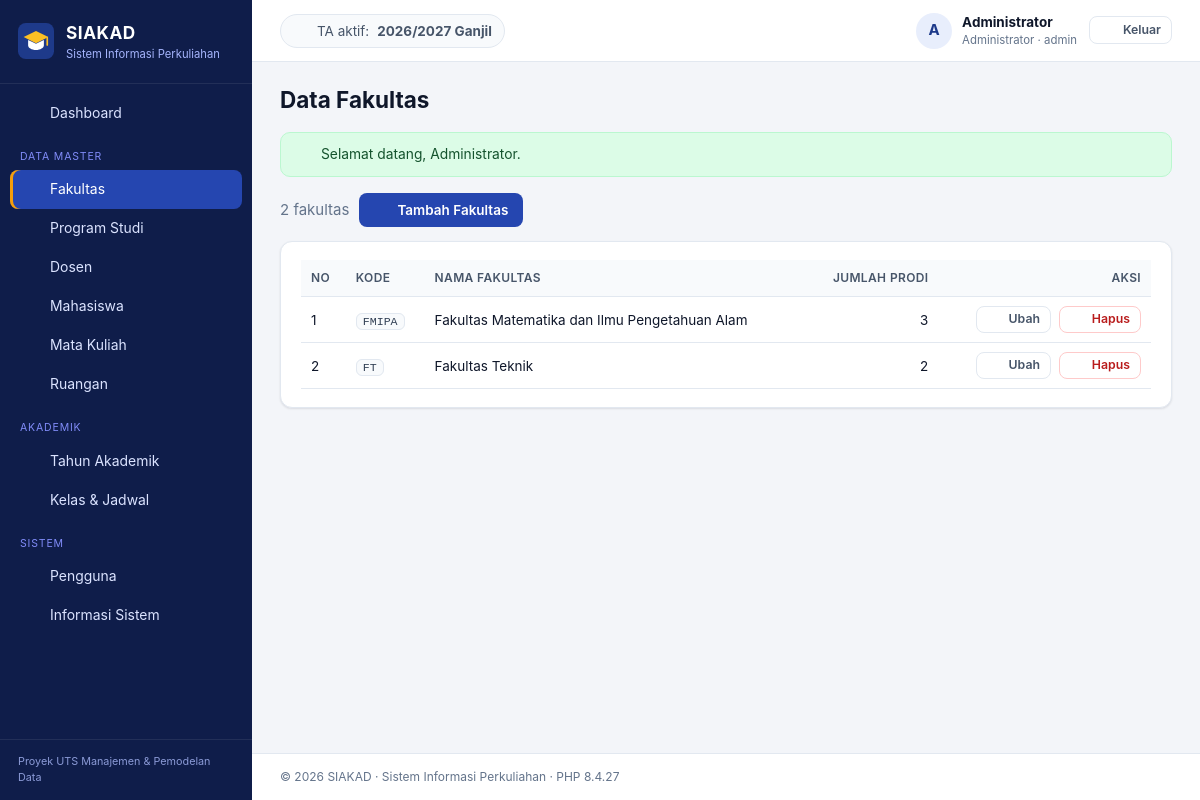
Page /index.php?page=admin/fakultas (signed in) on the committed database.
### tables this page shows
CREATE TABLE tahun_akademik (
  id_ta       INT UNSIGNED NOT NULL AUTO_INCREMENT,
  tahun       CHAR(9)      NOT NULL,               
  semester    ENUM('Ganjil','Genap') NOT NULL,
  is_aktif    TINYINT(1)   NOT NULL DEFAULT 0,
  created_at  TIMESTAMP    NOT NULL DEFAULT CURRENT_TIMESTAMP,
  PRIMARY KEY (id_ta),
  UNIQUE KEY uq_ta (tahun, semester)
);

CREATE TABLE fakultas (
  id_fakultas    INT UNSIGNED  NOT NULL AUTO_INCREMENT,
  kode_fakultas  VARCHAR(10)   NOT NULL,
  nama_fakultas  VARCHAR(100)  NOT NULL,
  created_at     TIMESTAMP     NOT NULL DEFAULT CURRENT_TIMESTAMP,
  PRIMARY KEY (id_fakultas),
  UNIQUE KEY uq_fakultas_kode (kode_fakultas)
);

### app/core/Controller.php (called while the page is built, shortened)
<?php
abstract class Controller
{
    protected function render(string $view, array $data = [], string $layout = 'layouts/main'): void
    {
        $viewFile = APP_PATH . '/views/' . $view . '.php';
        extract($data, EXTR_SKIP);
        require $viewFile;
        $content = ob_get_clean();
        require APP_PATH . '/views/' . $layout . '.php';
    }
}

### app/controllers/FakultasController.php (called while the page is built, shortened)
<?php
class FakultasController extends Controller
{
    private Fakultas $model;
    public function __construct()
    {
        $this->model = new Fakultas();
    }
    public function index(): void
    {
        $this->render('admin/fakultas/index', ['title' => 'Data Fakultas', 'rows' => $this->model->all()]);
    }
}

### index.php (called while the page is built, shortened)
<?php
require APP_PATH . '/core/helpers.php';
spl_autoload_register(function (string $class): void {
    foreach (['core', 'controllers', 'models'] as $dir) {
        $file = APP_PATH . "/$dir/$class.php";
        if (is_file($file)) {
            return;
        }
    }
});
$page = (string) ($_GET['page'] ?? (Auth::check() ? 'dashboard' : 'login'));
$action = (string) ($_GET['action'] ?? 'index');
$method = lcfirst(str_replace(' ', '', ucwords(str_replace('-', ' ', $action))));
$controller = new $controllerClass();
try {
    $controller->$method();
} catch (PDOException $e) {
    error_log('[SIAKAD] ' . $e->getMessage());
    if ($_SERVER['REQUEST_METHOD'] === 'POST') {
        flash('error', db_error_message($e));
        $back = $_SERVER['HTTP_REFERER'] ?? url($page);
        header('Location: ' . $back);
        exit;
    }
    abort(500, db_error_message($e));
}

### app/core/Model.php (called while the page is built, shortened)
<?php
abstract class Model
{
    protected PDO $db;
    public function __construct()
    {
        $this->db = Database::connection();
    }
    protected function fetchAll(string $sql, array $params = []): array
    {
        $stmt = $this->db->prepare($sql);
        $stmt->execute($params);
        return $stmt->fetchAll();
    }
    protected function fetchOne(string $sql, array $params = []): ?array
    {
        $stmt = $this->db->prepare($sql);
        $stmt->execute($params);
        $row = $stmt->fetch();
        return $row === false ? null : $row;
    }
}

### config/config.php (called while the page is built, shortened)
<?php
$env = static function (string $key, $default) {
    $value = getenv($key);
    return $value === false || $value === '' ? $default : $value;
};
$config = [
    'app_name'     => 'SIAKAD',
    'app_subtitle' => 'Sistem Informasi Perkuliahan',
    'db_host'      => $env('DB_HOST', '127.0.0.1'),
    'db_port'      => (int) $env('DB_PORT', 3306),
    'db_name'      => $env('DB_NAME', 'db_siakad'),
    'db_user'      => $env('DB_USER', 'root'),
    'db_pass'      => $env('DB_PASS', ''),
    'timezone'     => 'Asia/Jakarta',
    'debug'        => filter_var($env('APP_DEBUG', false), FILTER_VALIDATE_BOOLEAN),
];
$local = __DIR__ . '/config.local.php';
return $config;

### app/core/Database.php (called while the page is built)
<?php
final class Database
{
    private static ?PDO $pdo = null;
    public static function connection(): PDO
    {
        if (self::$pdo === null) {
            $c = config();
            $dsn = sprintf(
                'mysql:host=%s;port=%d;dbname=%s;charset=utf8mb4',
                $c['db_host'],
                $c['db_port'],
                $c['db_name']
            );
            self::$pdo = new PDO($dsn, $c['db_user'], $c['db_pass'], [
                PDO::ATTR_ERRMODE            => PDO::ERRMODE_EXCEPTION,
                PDO::ATTR_DEFAULT_FETCH_MODE => PDO::FETCH_ASSOC,
                PDO::ATTR_EMULATE_PREPARES   => false,
            ]);
            self::$pdo->exec("SET time_zone = '+07:00'");
        }
        return self::$pdo;
    }
}

### app/models/Fakultas.php (called while the page is built, shortened)
<?php
class Fakultas extends Model
{
    public function all(): array
    {
        return $this->fetchAll(
            "SELECT f.*, COUNT(p.id_prodi) AS jumlah_prodi
             FROM fakultas f
             LEFT JOIN program_studi p ON p.id_fakultas = f.id_fakultas
             GROUP BY f.id_fakultas
             ORDER BY f.kode_fakultas"
        );
    }
}

### app/core/Auth.php (called while the page is built, shortened)
<?php
final class Auth
{
    public static function user(): ?array
    {
        return $_SESSION['user'] ?? null;
    }
}

### app/models/TahunAkademik.php (called while the page is built, shortened)
<?php
class TahunAkademik extends Model
{
    public function aktif(): ?array
    {
        return $this->fetchOne('SELECT * FROM tahun_akademik WHERE is_aktif = 1 LIMIT 1');
    }
}

### app/views/admin/fakultas/index.php (the view, shortened to what this page needs)
<div class="toolbar">
    <span class="muted"><?= count($rows) ?> fakultas</span>
    <a class="btn btn-primary" href="<?= e(url('admin/fakultas', ['action' => 'create'])) ?>"><?= icon('plus', 16) ?><span>Tambah Fakultas</span></a>
</div>
<section class="card">
    <div class="table-wrap">
        <table class="table">
            <thead><tr><th>No</th><th>Kode</th><th>Nama Fakultas</th><th class="num">Jumlah Prodi</th><th class="actions">Aksi</th></tr></thead>
            <tbody>
            <?php foreach ($rows as $i => $r): ?>
                <tr>
                    <td><?= $i + 1 ?></td>
                    <td><code><?= e($r['kode_fakultas']) ?></code></td>
                    <td><?= e($r['nama_fakultas']) ?></td>
                    <td class="num"><?= e($r['jumlah_prodi']) ?></td>
                    <td class="actions">
                        <a class="btn btn-sm btn-ghost" href="<?= e(url('admin/fakultas', ['action' => 'edit', 'id' => $r['id_fakultas']])) ?>"><?= icon('edit', 15) ?><span>Ubah</span></a>
                        <?= delete_button('admin/fakultas', (int) $r['id_fakultas']) ?>
                    </td>
                </tr>
            <?php endforeach; ?>
            </tbody>
        </table>
    </div>
</section>

### app/core/helpers.php (shortened to what this page needs)
<?php
function config(?string $key = null): mixed
{
    static $config = null;
    $config ??= require BASE_PATH . '/config/config.php';
    return $key === null ? $config : ($config[$key] ?? null);
}
function e(mixed $value): string
{
    return htmlspecialchars((string) ($value ?? ''), ENT_QUOTES | ENT_SUBSTITUTE, 'UTF-8');
}
function base_url(string $path = ''): string
{
    $dir = rtrim(str_replace('\\', '/', dirname($_SERVER['SCRIPT_NAME'] ?? '/')), '/');
    return $dir . '/' . ltrim($path, '/');
}
function url(string $page, array $params = []): string
{
    $query = http_build_query(array_merge(['page' => $page], $params));
    return base_url('index.php') . '?' . $query;
}
function asset(string $path): string
{
    $file = BASE_PATH . '/assets/' . $path;
    $version = is_file($file) ? filemtime($file) : 1;
    return base_url('assets/' . $path) . '?v=' . $version;
}
function flash(string $type, ?string $message = null): ?string
{
    $msg = $_SESSION['_flash'][$type] ?? null;
    return $msg;
}
function csrf_token(): string
{
    return $_SESSION['_csrf'];
}
function csrf_field(): string
{
    return '<input type="hidden" name="_csrf" value="' . e(csrf_token()) . '">';
}
function is_active_page(string $prefix): string
{
    $page = $_GET['page'] ?? 'dashboard';
    return str_starts_with($page, $prefix) ? ' active' : '';
}
function icon(string $name, int $size = 18): string
{
    $p = $paths[$name] ?? $paths['grid'];
    return '<svg class="icon" width="' . $size . '" height="' . $size . '" viewBox="0 0 24 24" fill="none" stroke="currentColor" stroke-width="2" stroke-linecap="round" stroke-linejoin="round" aria-hidden="true">' . $p . '</svg>';
}
function delete_button(string $page, int $id, string $label = 'Hapus', string $confirm = 'Yakin ingin menghapus data ini?'): string
{
    return '<form method="post" action="' . e(url($page, ['action' => 'delete', 'id' => $id])) . '" class="inline" onsubmit="return confirm(\'' . e($confirm) . '\')">'
        . csrf_field()
        . '<button type="submit" class="btn btn-sm btn-danger-ghost" title="' . e($label) . '">' . icon('trash', 15) . '<span>' . e($label) . '</span></button></form>';
}

### app/views/layouts/main.php (shortened to what this page needs)
<?php
$user = Auth::user();
$role = $user['role'];
$taAktif = (new TahunAkademik())->aktif();
$menu = [
    'admin' => [
        ['Dashboard', 'dashboard', 'home'],
        ['__', 'Data Master'],
        ['Fakultas', 'admin/fakultas', 'building'],
        ['Program Studi', 'admin/prodi', 'layers'],
        ['Dosen', 'admin/dosen', 'user'],
        ['Mahasiswa', 'admin/mahasiswa', 'users'],
        ['Mata Kuliah', 'admin/mata-kuliah', 'book'],
        ['Ruangan', 'admin/ruangan', 'map'],
        ['__', 'Akademik'],
        ['Tahun Akademik', 'admin/tahun-akademik', 'calendar'],
        ['Kelas & Jadwal', 'admin/kelas', 'grid'],
        ['__', 'Sistem'],
        ['Pengguna', 'admin/pengguna', 'key'],
        ['Informasi Sistem', 'admin/sistem', 'server'],
    ],
    'dosen' => [
        ['Dashboard', 'dashboard', 'home'],
        ['__', 'Pengajaran'],
        ['Kelas & Input Nilai', 'dosen/kelas', 'clipboard'],
        ['Perwalian (KRS)', 'dosen/perwalian', 'users'],
    ],
    'mahasiswa' => [
        ['Dashboard', 'dashboard', 'home'],
        ['__', 'Akademik'],
        ['Isi KRS', 'mahasiswa/krs', 'clipboard'],
        ['Kartu Hasil Studi', 'mahasiswa/khs', 'file'],
        ['Transkrip Nilai', 'mahasiswa/transkrip', 'award'],
    ],
][$role];
$roleLabel = ['admin' => 'Administrator', 'dosen' => 'Dosen', 'mahasiswa' => 'Mahasiswa'][$role];
?>
<!doctype html>
<html lang="id">
<head>
    <link rel="stylesheet" href="<?= e(asset('css/style.css')) ?>">
</head>
<body class="role-<?= e($role) ?>">
<div class="app">
    <aside class="sidebar" id="sidebar">
        <a class="brand" href="<?= e(url('dashboard')) ?>">
            <img src="<?= e(asset('img/logo.svg')) ?>" alt="" width="36" height="36">
            <span>
                <strong><?= e(config('app_name')) ?></strong>
                <small><?= e(config('app_subtitle')) ?></small>
            </span>
        </a>
        <nav class="nav">
            <?php foreach ($menu as $item): ?>
                <?php if ($item[0] === '__'): ?>
                    <div class="nav-section"><?= e($item[1]) ?></div>
                <?php else: ?>
                    <a class="nav-link<?= $item[1] === 'dashboard' ? (($_GET['page'] ?? 'dashboard') === 'dashboard' ? ' active' : '') : is_active_page($item[1]) ?>"
                       href="<?= e(url($item[1])) ?>"><?= icon($item[2]) ?><span><?= e($item[0]) ?></span></a>
                <?php endif; ?>
            <?php endforeach; ?>
        </nav>
        <div class="sidebar-foot">Proyek UTS Manajemen &amp; Pemodelan Data</div>
    </aside>
    <div class="main">
        <header class="topbar">
            <div class="topbar-ta">
                <?= icon('calendar', 16) ?>
                <?php if ($taAktif): ?>
                    TA aktif: <strong><?= e($taAktif['tahun']) ?> <?= e($taAktif['semester']) ?></strong>
                <?php else: ?>
                    Belum ada tahun akademik aktif
                <?php endif; ?>
            </div>
            <div class="topbar-user">
                <a href="<?= e(url('profil')) ?>" class="user-chip">
                    <span class="avatar"><?= e(mb_strtoupper(mb_substr(preg_replace('/^(Dr\.|Ir\.)\s*/', '', $user['nama']), 0, 1))) ?></span>
                    <span class="user-meta">
                        <strong><?= e($user['nama']) ?></strong>
                        <small><?= e($roleLabel) ?> · <?= e($user['username']) ?></small>
                    </span>
                </a>
                <form method="post" action="<?= e(url('logout', ['action' => 'logout'])) ?>">
                    <button class="btn btn-sm btn-ghost" type="submit"><?= icon('logout', 16) ?><span>Keluar</span></button>
                </form>
            </div>
        </header>
        <main class="content">
            <div class="page-head">
                <h1><?= e($title ?? '') ?></h1>
            </div>
            <?php foreach (['success', 'error'] as $type): ?>
                <?php if ($msg = flash($type)): ?>
                    <div class="alert alert-<?= $type ?>" role="alert">
                        <?= icon($type === 'success' ? 'check' : 'x', 16) ?><span><?= e($msg) ?></span>
                    </div>
                <?php endif; ?>
            <?php endforeach; ?>
            <?= $content ?>
        </main>
        <footer class="footer">
            &copy; <?= date('Y') ?> <?= e(config('app_name')) ?> · <?= e(config('app_subtitle')) ?> · PHP <?= PHP_VERSION ?>
        </footer>
    </div>
</div>
</body>
</html>

### rows in the picture
tahun_akademik: tahun "2026/2027", semester "Ganjil"
fakultas: kode_fakultas "FMIPA", nama_fakultas "Fakultas Matematika dan Ilmu Pengetahuan Alam", jumlah_prodi "3", $size 15 (drawn)
fakultas: kode_fakultas "FT", nama_fakultas "Fakultas Teknik", jumlah_prodi "2", $size 15 (drawn)

### other values in the picture
config('app_name') "SIAKAD"
config('app_subtitle') "Sistem Informasi Perkuliahan"
$item[0] "Dashboard"
$item[1] "DATA MASTER"
$item[0] "Fakultas"
$item[0] "Program Studi"
$item[0] "Dosen"
$item[0] "Mahasiswa"
$item[0] "Mata Kuliah"
$item[0] "Ruangan"
$item[1] "AKADEMIK"
$item[0] "Tahun Akademik"
$item[0] "Kelas & Jadwal"
$item[1] "SISTEM"
$item[0] "Pengguna"
